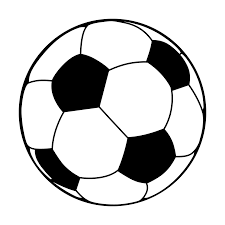
#> input picture resources/ball.png, 225 x 225 px; its folder holds only this picture in this run
$ python Main.py
#> lines starting #> are read from the running program, lines starting #| are printed output that depends on the picture; after the words box and inside, x2 and y2 are one past the last pixel; in counts of white or black regions, pixels touching at a corner belong together
import os

import cv2
import numpy as np

# -d configure which camera device to use
# -r Size of foto
# -S visibility range 1 - 10 if parameter not set or set to 0 foto will be black
# if path not specified /home/pi is the default
# EXAMPLE: "fswebcam -d /dev/video0 --no-banner -r 320x240 -S 10 /home/pi/foto.jpg

'''
-------------
| 0 | 1 | 2 |
| 3 | 4 | 5 |
| 6 | 7 | 8 |
-------------

maybe a model like this would be okay?
-------------
| 0 | 1 | 2 |
-------------
'''
# once it finds the ball this will be set with codes 0 - 8 found above
ballSegment = None

def main():
    dirFoto = "/home/pi/"
    imageName = "camView.jpg"
    commandToTakeFoto = "fswebcam -d /dev/video0 --no-banner -r 320x240 -S 10 " + dirFoto + imageName
    print("openCV version: " + cv2.__version__)

    dirDif = "resources/difficult/"
    dir = "resources/"
    current = dir
    directory = os.listdir(current)

    for im in directory:
        if im == "difficult":
            continue

        image = cv2.imread(current + im)
#> image is the input picture: shape (225, 225, 3); min 0, max 255, mean 210.3

        # resizing maybe use scale?
        scale_percent = 220  # percent of original size
        width = int(image.shape[1] * scale_percent / 100)
#> width = 495
        height = int(image.shape[0] * scale_percent / 100)
#> height = 495
        dim = (width, height)
#> dim = (495, 495)

        # resize image
        image = cv2.resize(image, dim, interpolation=cv2.INTER_AREA)
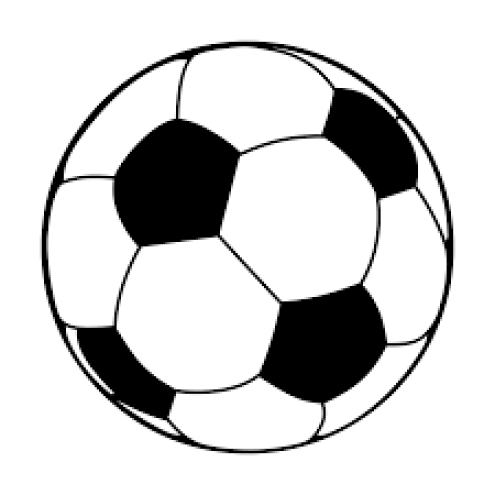
#> image: shape (495, 495, 3); min 0, max 255, mean 210.3
        # image = cv2.resize(image, (224,224), interpolation=cv2.INTER_AREA)
        output = image.copy()

        # display the image width, height, and number of channels
        # (h, w, c) = image.shape[:3]
        # print("width: {} pixels".format(w))
        # print("height: {}  pixels".format(h))
        # print("channels: {}".format(c))

        # converting image to gray color
        gray = cv2.cvtColor(image, cv2.COLOR_BGR2GRAY)

        # blurring image
        # gray = cv2.GaussianBlur(gray, (3, 3), cv2.BORDER_DEFAULT)
        gray = cv2.blur(gray, (3, 3))
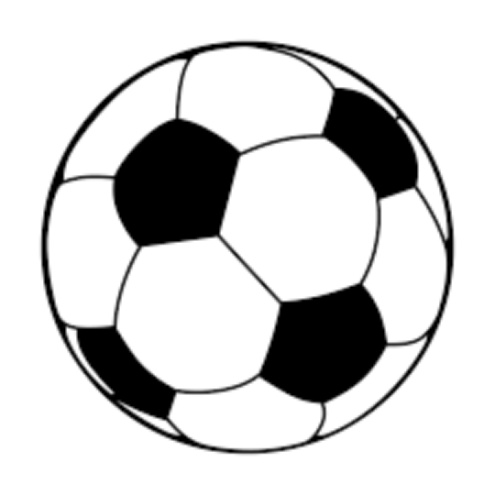
#> gray: shape (495, 495); min 0, max 255, mean 210.3

        # show image and wait for keypress
        # cv2.imshow("Image", gray)
        # cv2.waitKey(0)

        # circles = cv2.HoughCircles(gray, cv2.HOUGH_GRADIENT, 1, 1000, param1=30, param2=65, minRadius=0, maxRadius=0) todo from Shubham Chopra
        # detect circles in the image - doesnt detect tiny ball in ball5.jfif (should be smaller than camera feed finds)
        circles = cv2.HoughCircles(gray, cv2.HOUGH_GRADIENT, 2.5, 1000, param1=350, param2=100, minRadius=0, maxRadius=0)
#> circles = [[248.8, 248.8, 200]]
        # ensure at least some circles were found
        if circles is not None:
            # convert the (x, y) coordinates and radius of the circles to integers
            circles = np.round(circles[0, :]).astype("int")
#> circles = [[249, 249, 200]]
            # loop over the (x, y) coordinates and radius of the circles
            for (x, y, r) in circles:
                # draw the circle in the output image, then draw a rectangle
                # corresponding to the center of the circle
                cv2.circle(output, (x, y), r, (0, 255, 0), 4)
                cv2.rectangle(output, (x - 5, y - 5), (x + 5, y + 5), (0, 128, 255), -1)
#> this loop made 1 pass
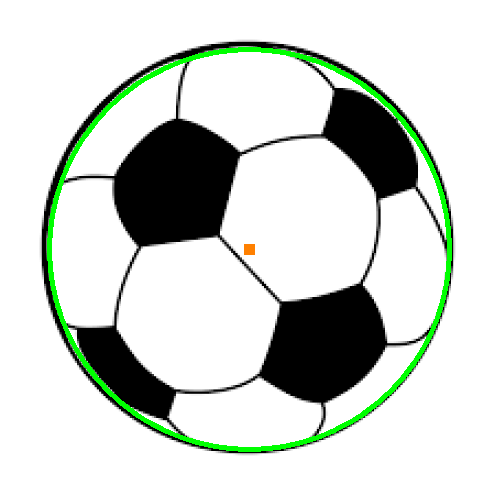
#> output: shape (495, 495, 3); 2.6% of pixels changed, all inside (x1, y1, x2, y2) = (47, 47, 452, 452)
                # todo: do math to place ball in one of the 3 x 3 segments and set ballSegment to code number

            # show the output image
            cv2.imshow("output", np.hstack([image, output]))
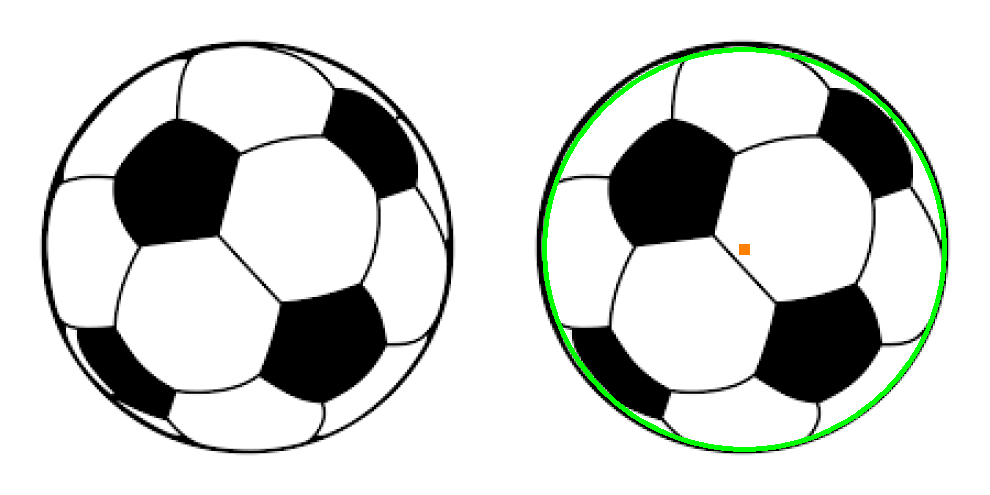
#> window 'output': shape (495, 990, 3); mean B, G, R 208.2, 211.5, 208.3
            cv2.waitKey(0)
            print("Circle Found")
        else:
            print("found no circles")


if __name__ == "__main__":
    main()

$ run again, on resources/ball4.png
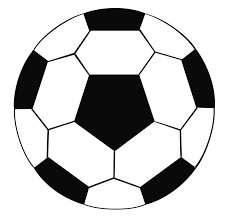
#> input picture resources/ball4.png, 228 x 221 px
#> in main, image is the input picture: shape (221, 228, 3); min 0, max 255, mean 200.1
#> image: shape (486, 501, 3)
#> in main, `circles = cv2.HoughCircles(gray, cv2.HOUGH_GRADIENT, 2.5, 1000, param1..`: circles = [[251.2, 241.2, 221.2]]
#> in main, `circles = np.round(circles[0, :]).astype("int")`: circles = [[251, 241, 221]]
#> the loop in main, `for (x, y, r) in circles:` made 1 pass
#> after the loop in main, `for (x, y, r) in circles:`:
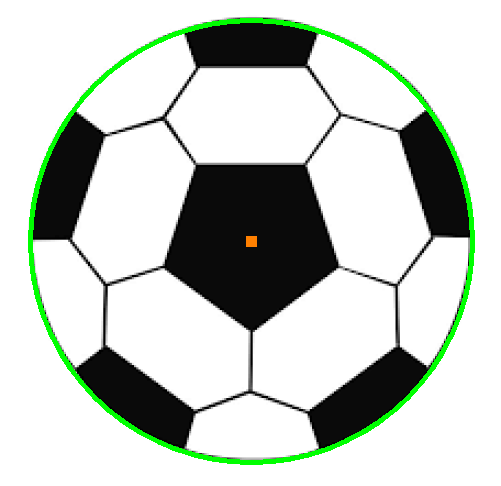
#> output: shape (486, 501, 3); mean B, G, R 196.4, 203.7, 196.6
#> in main, `cv2.imshow("output", np.hstack([image, output]))`:
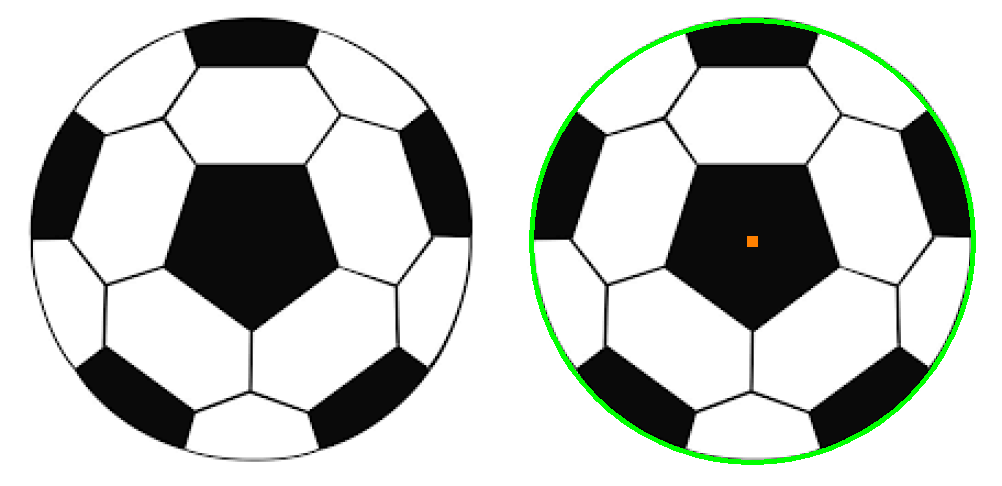
#> window 'output': shape (486, 1002, 3); mean B, G, R 198.3, 201.9, 198.3

$ run again, on resources/ball1.jfif
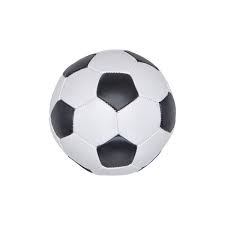
#> input picture resources/ball1.jfif, 225 x 225 px
#> in main, image is the input picture: shape (225, 225, 3); mean B, G, R 236.2, 234.7, 234.7
#> image: shape (495, 495, 3)
#> in main, `circles = cv2.HoughCircles(gray, cv2.HOUGH_GRADIENT, 2.5, 1000, param1..`: circles = [[248.8, 251.2, 135]]
#> in main, `circles = np.round(circles[0, :]).astype("int")`: circles = [[249, 251, 135]]
#> the loop in main, `for (x, y, r) in circles:` made 1 pass
#> after the loop in main, `for (x, y, r) in circles:`:
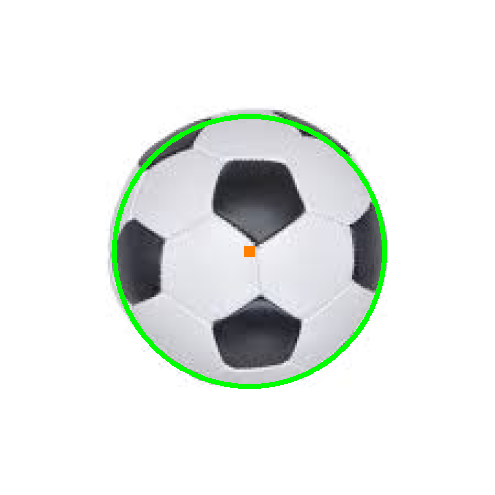
#> output: shape (495, 495, 3); mean B, G, R 233, 236, 231.7
#> in main, `cv2.imshow("output", np.hstack([image, output]))`:
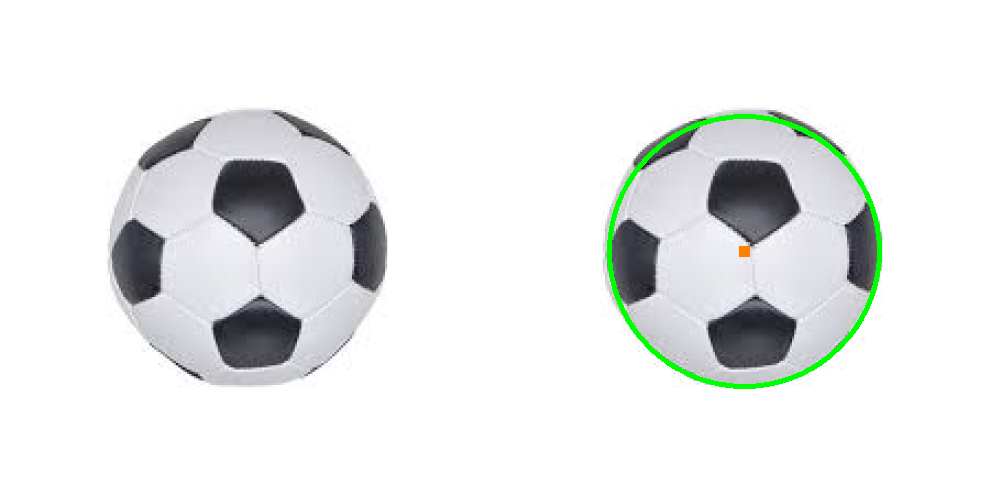
#> window 'output': shape (495, 990, 3); mean B, G, R 234.6, 235.3, 233.2

$ run again, on resources/ball2.jfif
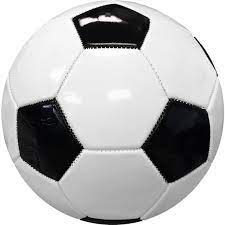
#> input picture resources/ball2.jfif, 225 x 225 px
#> in main, image is the input picture: shape (225, 225, 3); mean B, G, R 182.1, 181.8, 181.8
#> image: shape (495, 495, 3)
#> in main, `circles = cv2.HoughCircles(gray, cv2.HOUGH_GRADIENT, 2.5, 1000, param1..`: circles = [[248.8, 253.8, 240.5]]
#> in main, `circles = np.round(circles[0, :]).astype("int")`: circles = [[249, 254, 240]]
#> the loop in main, `for (x, y, r) in circles:` made 1 pass
#> after the loop in main, `for (x, y, r) in circles:`:
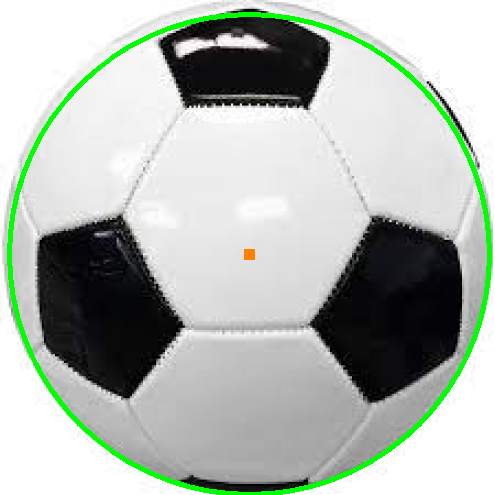
#> output: shape (495, 495, 3); mean B, G, R 176.3, 183.7, 176.1
#> in main, `cv2.imshow("output", np.hstack([image, output]))`:
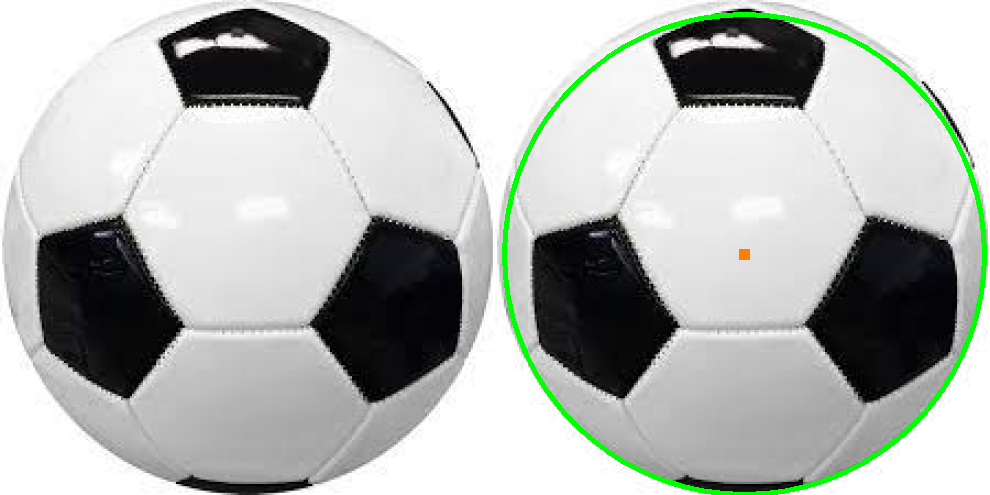
#> window 'output': shape (495, 990, 3); mean B, G, R 179.2, 182.7, 178.9
